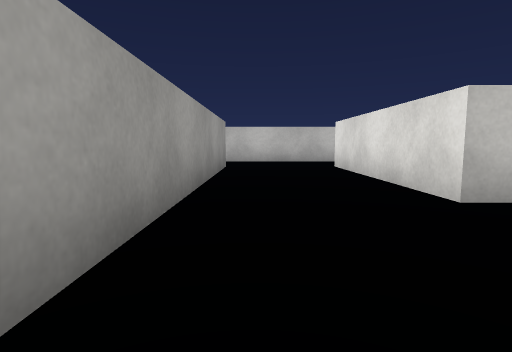
[1] (above)

24 first-person views from a walk through a Unity game level. The camera is 0.51 m above the floor, tilts 6° down and sees 80° across. The floor is counted in squares, 1 m on a side. Each view is taken from the middle of a square. On the plan, view 1 faces up. The plan holds only what a view shows up to about 9 squares ahead; the rest is blank. Surface patterns are stand-ins for the level's own textures.

[2]
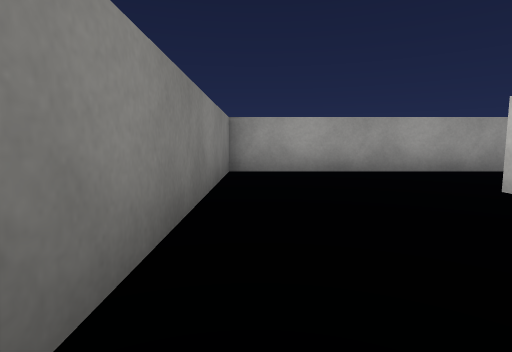

[3]
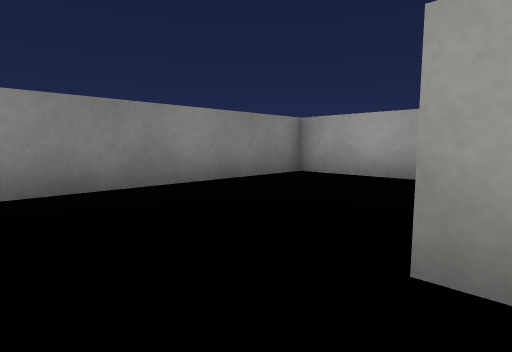

[4]
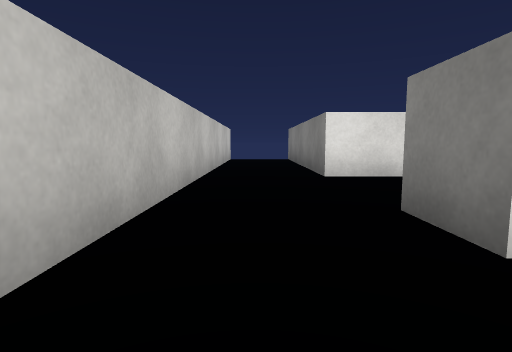

[5]
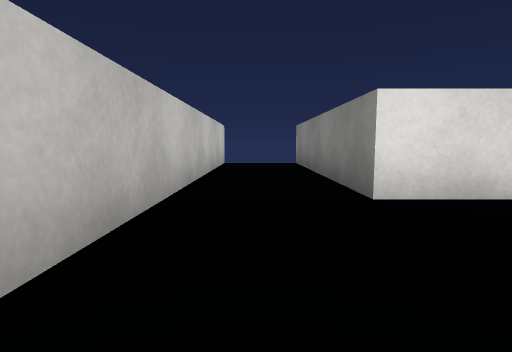

[6]
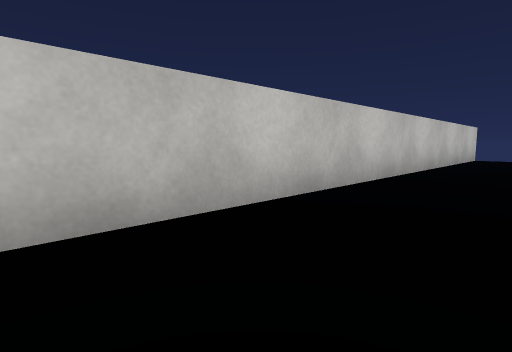

[7]
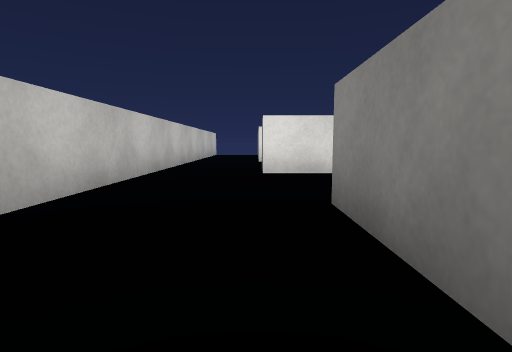

[8]
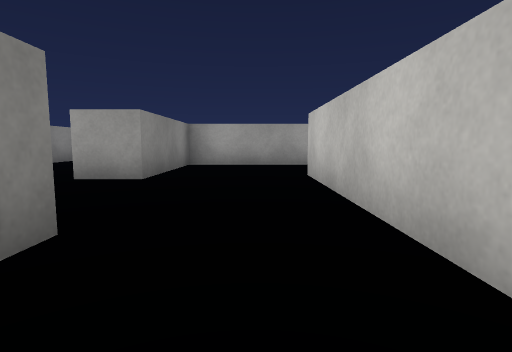

[9]
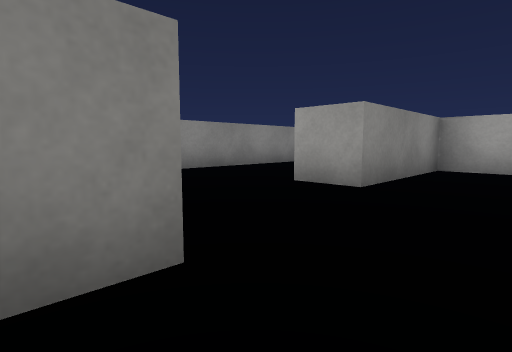

[10]
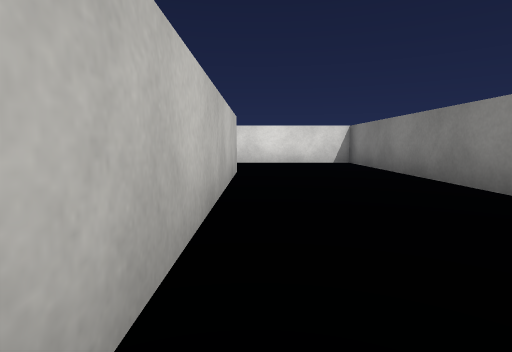

[11]
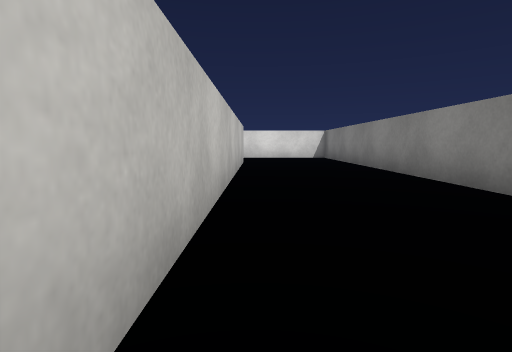

[12]
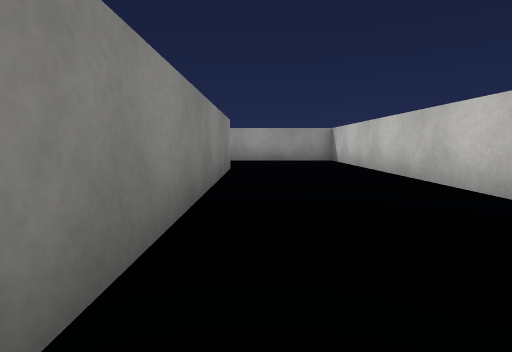

[13]
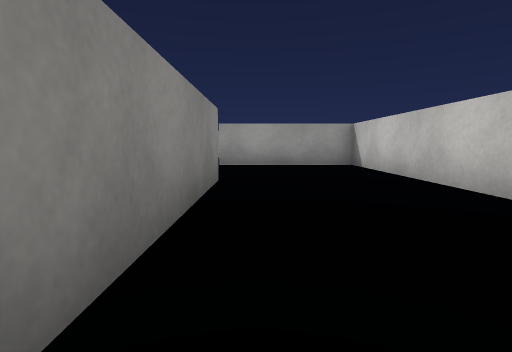

[14]
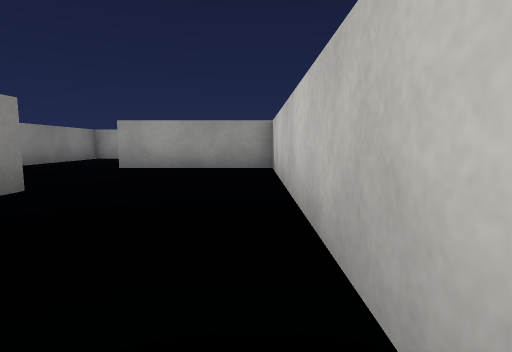

[15]
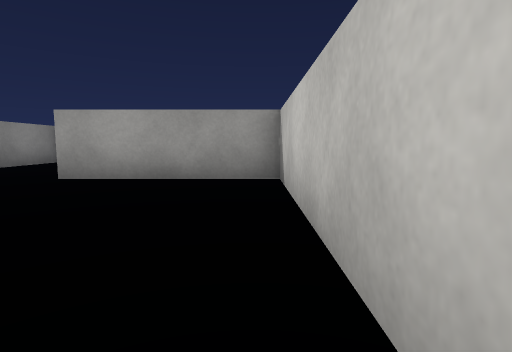

[16]
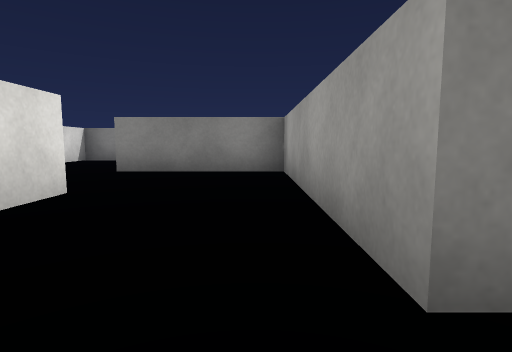

[17]
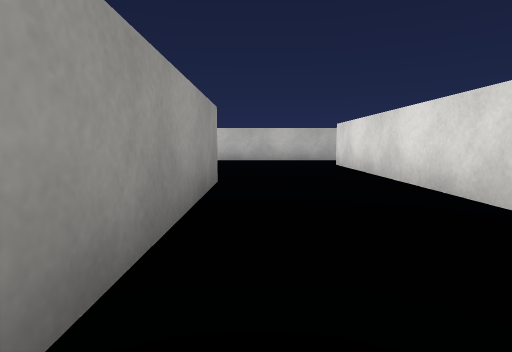

[18]
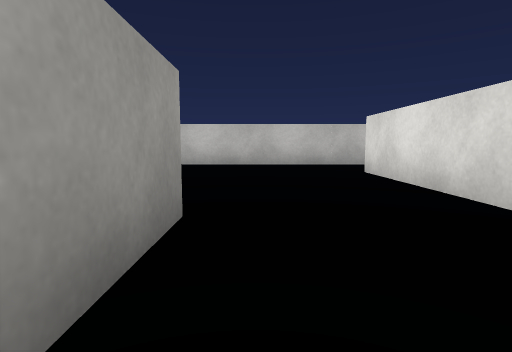

[19]
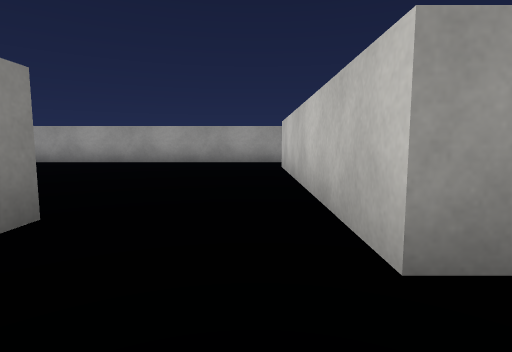

[20]
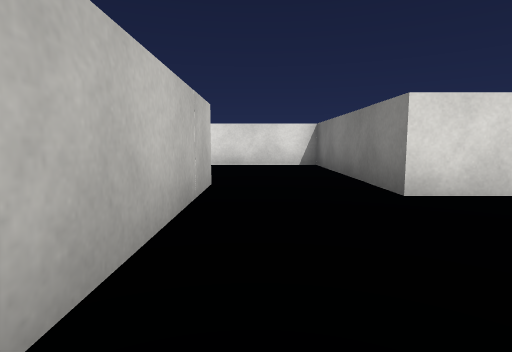

[21]
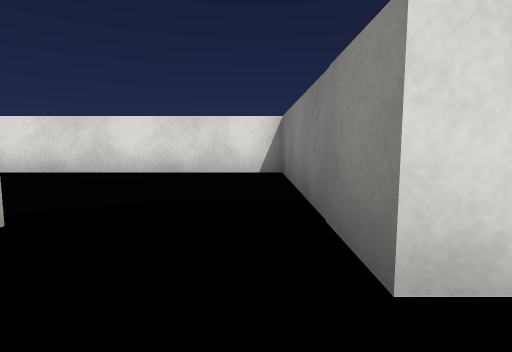

[22]
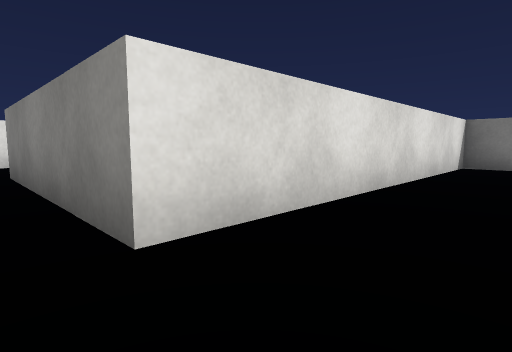

[23]
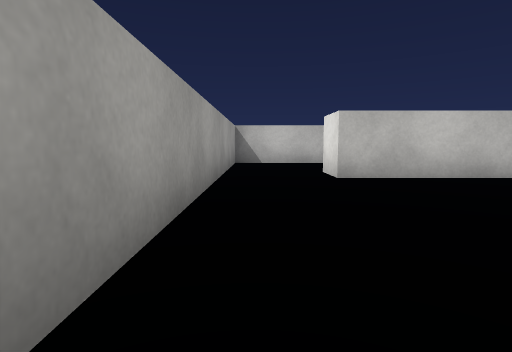

[24]
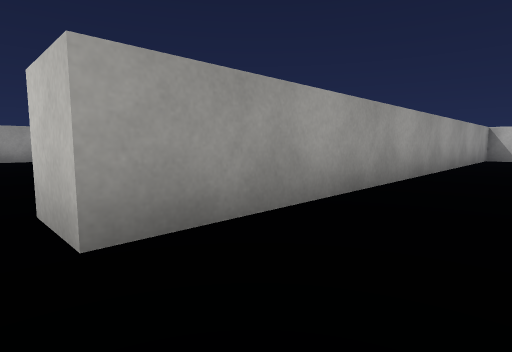

### Floor plan
Points are (right, up) in squares from view 1. A wall is a line through its corners. A room is listed if a view was taken in it or the views show most of it. See-through windows are left out.
Room 1 (views 1, 2, 3, 5, 8, 9)
walls: (2.8, 3) (2.8, 2.5); (2.2, 2.6) (1.8, 2.6) (1.8, 6.9) (7.4, 6.9); (7.2, 8.8) (-1.5, 8.8); (-1.7, 6.9) (-0.7, 6.9) (-0.7, -0.5) (4.5, -0.5)
ways out: opening at (-1, 7.5) to room 2
Room 2 (views 4, 6, 7, 10, 11, 12, 13, 14, 15, 16, 17, 18, 20, 21, 23, 24)
walls: (-13.4, 2.5) (-1.7, 2.5) (-1.7, 6.9); (-7.5, 11.1) (-7.5, 6.3) (-4.4, 6.3) (-4.4, 5.4) (-16.4, 5.4) (-16.4, 2); (-11.6, 16.5) (-11.6, 9.4) (-12.6, 9.4); (-1.5, 8.8) (-5, 8.8) (-5, 14.5); (-20.6, 10.8) (-20.6, 9.9); (-5.6, 16.6) (-9.8, 16.6); (-20.5, -0.5) (-17.1, -0.5)
ways out: opening at (-1, 7.5) to room 1
Room 3 (views 19, 22)
walls: (-4.1, 17) (-4.1, 16.6) (-5.6, 16.6); (-5, 14.5) (-0.6, 14.5) (-0.6, 21.4) (3.8, 21.4)

Where each view was taken, in squares from view 1:
view 1: 0 up, 0 right, facing up
view 2: 0 up, 5 right, facing left
view 3: 3 up, 4 right, facing down-left
view 4: 8 up, 3 left, facing right
view 5: 8 up, 1 left, facing right
view 6: 7 up, 4 left, facing up-right
view 7: 7 up, 7 left, facing right
view 8: 8 up, 0 right, facing left
view 9: 8 up, 1 left, facing down-left
view 10: 5 up, 10 left, facing right
view 11: 5 up, 13 left, facing right
view 12: 3 up, 7 left, facing left
view 13: 3 up, 9 left, facing left
view 14: 5 up, 10 left, facing left
view 15: 5 up, 12 left, facing left
view 16: 12 up, 7 left, facing down
view 17: 7 up, 7 left, facing up
view 18: 9 up, 7 left, facing up
view 19: 16 up, 3 left, facing left
view 20: 16 up, 8 left, facing right
view 21: 15 up, 6 left, facing right
view 22: 22 up, 2 left, facing down-right
view 23: 12 up, 11 left, facing up
view 24: 9 up, 10 left, facing up-left
